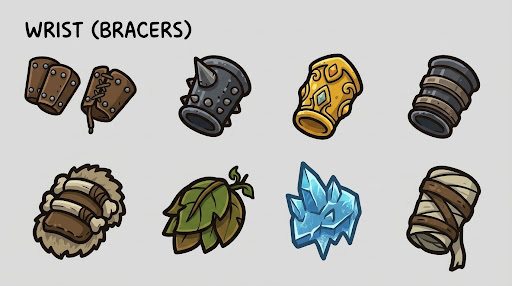
#> input picture tools/art/wrists.jpg, 512 x 286 px
$ python import_wrist_legs.py
#> lines starting #> are read from the running program, lines starting #| are printed output that depends on the picture; after the words box and inside, x2 and y2 are one past the last pixel; in counts of white or black regions, pixels touching at a corner belong together
### tools/import_new_gear.py
"""Makes the one-handed crossbows and the shoulder pieces from the concept sheets in tools/art/
(hand_crossbows.jpg, shoulders.jpg: each piece drawn on a light grey ground around a character):

  assets/gear/weapon/<id>/Sword.png    - a hand crossbow in the hand: on the rig sword's 400 x 128
                                         canvas, its grip at HAND_GRIP (the hand crossbow rig,
                                         tools/make_weapon_rigs.py, holds it there), bolt forward
  assets/gear/weapon/<id>/icon.png     - in the bag (2 x 2 cells)
  assets/gear/shoulders/<id>/Right Arm.png, Left Arm.png - worn: on each arm's 128 x 128 canvas, over
                                         the top of the arm (RigSprite draws it at the shoulder)
  assets/gear/shoulders/<id>/icon.png  - in the bag (2 x 2 cells)
  assets/gear/shoulders/catalog.json   - every piece, for the Wardrobe

Each piece is found as a patch of the sheet that isn't its grey ground (flooded in from the edges, so
it stops at the pieces' dark outlines; ground shut in by a piece, inside a crossbow's string, is
ground too), and its edge softened by how dark each edge pixel is against the ground, so no grey
halo is left. A piece is picked by its top-left corner on the sheet (PIECES).

Usage:  python tools/import_new_gear.py
"""
import json
import os
from collections import deque

import numpy as np
from PIL import Image

HERE = os.path.dirname(__file__)
GEAR = os.path.join(HERE, "..", "assets", "gear")
ART = os.path.join(HERE, "art")
CELL = 96  # icon pixels per bag cell (as tools/import_weapons.py)
GROUND = np.array([220.0, 220.0, 220.0])
GROUND_TOL = 30  # summed RGB distance from the ground that is still ground
ENCLOSED_MIN = 60  # px: a patch of ground colour shut in by a piece, at least this big, is ground

# The hand crossbow on the rig sword's canvas: this wide, its grip (the hand) here
WEAPON_CANVAS = (400, 128)
HAND_GRIP = (52.0, 92.0)
CROSSBOW_H = 118.0  # its height on that canvas
GRIP_AT = (0.17, 0.74)  # where the grip is on the cut-out picture (fractions of its box)
# A shoulder piece on an arm's canvas: centred on the shoulder, this wide, its top this far above it
SHOULDER = {"Right Arm": (57.5, 33.0), "Left Arm": (70.5, 37.0)}  # (RigSprite.SHOULDER_ART)
SHOULDER_W = 96.0
SHOULDER_UP = 24.0

# sheet: [(id, name, top-left of its patch on the sheet)]
PIECES = {
    "hand_crossbows.jpg": [
        ("hand_crossbow", "Hand Crossbow", (145, 54)),
        ("iron_hand_crossbow", "Iron Hand Crossbow", (147, 286)),
        ("bone_hand_crossbow", "Bone Hand Crossbow", (147, 514)),
        ("horn_hand_crossbow", "Horn Hand Crossbow", (1015, 53)),
        ("gilded_hand_crossbow", "Gilded Hand Crossbow", (1013, 284)),
        ("jade_hand_crossbow", "Jade Hand Crossbow", (1015, 515)),
    ],
    "shoulders.jpg": [
        ("iron_pauldrons", "Iron Pauldrons", (83, 72)),
        ("spiked_pauldrons", "Spiked Pauldrons", (88, 293)),
        ("strapped_pauldrons", "Strapped Pauldrons", (85, 519)),
        ("gilded_pauldrons", "Gilded Pauldrons", (308, 69)),
        ("warlord_pauldrons", "Warlord Pauldrons", (311, 299)),
        ("bonebound_mantle", "Bonebound Mantle", (304, 509)),
        ("hunters_mantle", "Hunter's Mantle", (862, 72)),
        ("leaf_mantle", "Leaf Mantle", (863, 288)),
        ("void_spaulders", "Void Spaulders", (874, 497)),
        ("skull_pauldron", "Skull Pauldron", (1109, 77)),
        ("horned_skull_pauldron", "Horned Skull Pauldron", (1107, 285)),
        ("frost_spaulders", "Frost Spaulders", (1116, 508)),
    ],
}


def cut_all(path):
    """Every piece on the sheet: {(left, top): RGBA image cropped to it}."""
#> called with path = 'tools/art/wrists.jpg'
    a = np.asarray(Image.open(path).convert("RGB")).astype(np.float32)
    h, w, _ = a.shape
#> h = 286; w = 512
    near = np.abs(a - GROUND).sum(2) < GROUND_TOL
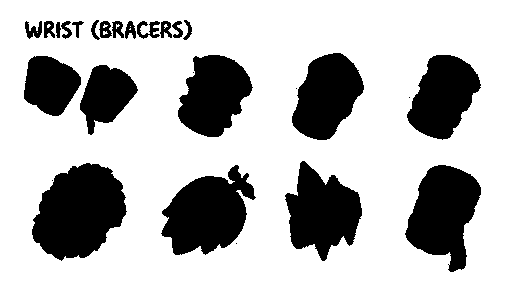
#> near: shape (286, 512) bool; 72.3% white; 27 black regions (5 under 20 px), largest, box (x1, y1, x2, y2) and area: (32, 163, 127, 261) 6494, (161, 165, 256, 255) 5336, (405, 165, 481, 272) 5106
    ground = np.zeros((h, w), bool)
    q = deque([(y, x) for x in range(w) for y in (0, h - 1)] + [(y, x) for y in range(h) for x in (0, w - 1)])
    while q:
        y, x = q.popleft()
        if ground[y, x] or not near[y, x]:
            continue
        ground[y, x] = True
        if y > 0: q.append((y - 1, x))
        if y < h - 1: q.append((y + 1, x))
        if x > 0: q.append((y, x - 1))
        if x < w - 1: q.append((y, x + 1))
    # Ground shut in by a piece (inside a crossbow's string): patches of ground colour big enough
    lab = np.zeros((h, w), np.int32)
    n = 0
    for y in range(h):
        for x in range(w):
            if near[y, x] and not ground[y, x] and not lab[y, x]:
                n += 1
                stack, pts = [(y, x)], []
                lab[y, x] = n
                while stack:
                    cy, cx = stack.pop()
                    pts.append((cy, cx))
                    for dy, dx in ((1, 0), (-1, 0), (0, 1), (0, -1)):
                        ny, nx = cy + dy, cx + dx
                        if 0 <= ny < h and 0 <= nx < w and near[ny, nx] and not ground[ny, nx] and not lab[ny, nx]:
                            lab[ny, nx] = n
                            stack.append((ny, nx))
                if len(pts) >= ENCLOSED_MIN:
                    for p in pts:
                        ground[p] = True
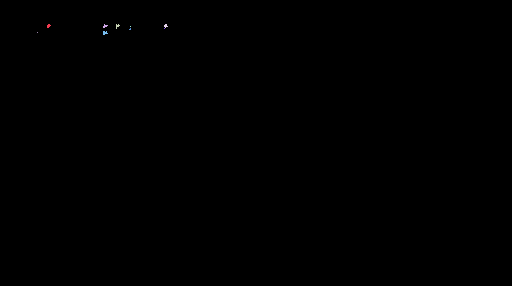
#> lab: shape (286, 512) int32; 10 distinct labels, from 0 to 9; one colour per label, 0 black
#> after the loop, n = 9
    fg = ~ground
    # Soft edge: a piece pixel next to the ground is as opaque as it is darker than the ground
    lum = a @ np.array([0.299, 0.587, 0.114])
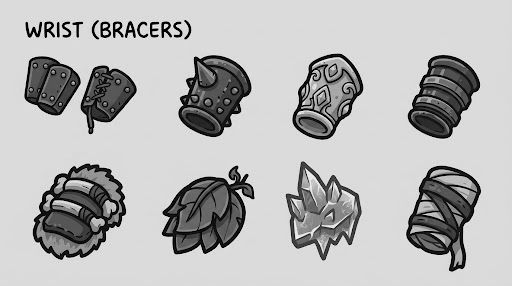
#> lum: shape (286, 512) float64; min 0, max 244.8, mean 181.1
    edge = fg & (np.roll(ground, 1, 0) | np.roll(ground, -1, 0) | np.roll(ground, 1, 1) | np.roll(ground, -1, 1))
#> edge: shape (286, 512) bool; 2% white in thin lines or dots, all inside (x1, y1, x2, y2) = (24, 20, 481, 272)
    alpha = fg.astype(np.float32)
    alpha[edge] = np.clip((220.0 - lum[edge]) / 120.0, 0.0, 1.0)
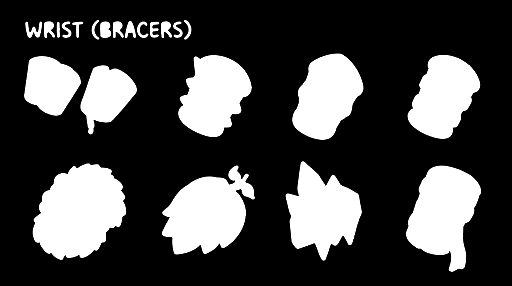
#> alpha: shape (286, 512) float32; min 0, max 1, mean 0.269
    out = {}
    seen = np.zeros((h, w), bool)
    for y in range(h):
        for x in range(w):
            if not fg[y, x] or seen[y, x]:
                continue
            stack, pts = [(y, x)], []
            seen[y, x] = True
            while stack:
                cy, cx = stack.pop()
                pts.append((cy, cx))
                for dy, dx in ((1, 0), (-1, 0), (0, 1), (0, -1)):
                    ny, nx = cy + dy, cx + dx
                    if 0 <= ny < h and 0 <= nx < w and fg[ny, nx] and not seen[ny, nx]:
                        seen[ny, nx] = True
                        stack.append((ny, nx))
            if len(pts) < 800:
                continue
            ys, xs = zip(*pts)
            y0, y1, x0, x1 = min(ys), max(ys) + 1, min(xs), max(xs) + 1
            mask = np.zeros((y1 - y0, x1 - x0), bool)
            mask[np.array(ys) - y0, np.array(xs) - x0] = True
            rgba = np.dstack([a[y0:y1, x0:x1], alpha[y0:y1, x0:x1] * 255.0 * mask])
            out[(x0, y0)] = Image.fromarray(rgba.clip(0, 255).astype(np.uint8), "RGBA")
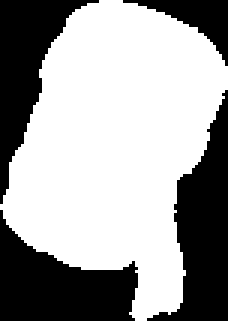
#> mask: shape (107, 76) bool (shown 3 times larger); 62.8% white; 4 black regions, box (x1, y1, x2, y2) and area: (49, 30, 76, 107) 985, (0, 70, 46, 107) 967, (0, 0, 33, 68) 811, (41, 0, 76, 22) 264
#> after the loop, out = 9 items
    return out


# [6 lines left out: function find, not called in this run]


def fit(im, w, h, margin=0.9):
    """`im` centred in a w x h canvas, as big as fits."""
    s = min(w * margin / im.width, h * margin / im.height)
    im = im.resize((max(1, round(im.width * s)), max(1, round(im.height * s))), Image.LANCZOS)
    out = Image.new("RGBA", (w, h))
    out.alpha_composite(im, ((w - im.width) // 2, (h - im.height) // 2))
    return out


# [43 lines left out: functions place, crossbow_in_hand, main, not called in this run]


# [2 lines that do not run on import are left out]

### tools/import_wrist_legs.py
"""Makes the bag icons of the wrist (bracers) and legs (shorts and guards) pieces from the concept
sheets in tools/art/ (wrists.jpg, legs.jpg: each piece drawn on a light grey ground):

  assets/gear/wrists/<id>/icon.png  - in the bag (2 x 2 cells)
  assets/gear/legs/<id>/icon.png

These slots are never drawn on the character, so an icon is all a piece needs. The cut-out is
tools/import_new_gear.py's (each piece is a patch of the sheet that isn't its grey ground). A piece
drawn as a pair (the leather bracers) is two patches: both are listed, and put together.
The ids and names are in LootGenerator (WRIST_BASES, LEG_BASES).

Usage:  python tools/import_wrist_legs.py
"""
import os

from PIL import Image

import import_new_gear as g

# sheet: slot, [(id, [top-left of each patch of the piece on the sheet])]
SHEETS = {
    "wrists.jpg": ("wrists", [
        ("laced_bracers", [(24, 56), (80, 65)]),
        ("spiked_bracers", [(178, 55)]),
        ("gilded_bracers", [(292, 53)]),
        ("banded_bracers", [(407, 55)]),
        ("furred_bracers", [(32, 163)]),
        ("leaf_bracers", [(161, 165)]),
        ("frost_bracers", [(285, 161)]),
        ("bandaged_wraps", [(405, 165)]),
    ]),
    "legs.jpg": ("legs", [
        ("ragged_shorts", [(31, 56)]),
        ("iron_guards", [(153, 54)]),
        ("gilded_trunks", [(278, 56)]),
        ("shadow_guards", [(392, 54)]),
        ("furred_kilt", [(31, 168)]),
        ("leaf_kilt", [(155, 164)]),
        ("frost_kilt", [(278, 168)]),
        ("bonebound_shorts", [(396, 170)]),
    ]),
}


def together(patches):
    """Several cut-out patches ([(corner, image)]) as one picture, each where it was on the sheet."""
    if len(patches) == 1:
        return patches[0][1]
    x0 = min(c[0] for c, _ in patches)
    y0 = min(c[1] for c, _ in patches)
    x1 = max(c[0] + im.width for c, im in patches)
    y1 = max(c[1] + im.height for c, im in patches)
    out = Image.new("RGBA", (x1 - x0, y1 - y0))
    for c, im in patches:
        out.alpha_composite(im, (c[0] - x0, c[1] - y0))
    return out


def main():
    n = 0
    for sheet, (slot, items) in SHEETS.items():
        pieces = g.cut_all(os.path.join(g.ART, sheet))
        for pid, corners in items:
            patches = []
            for corner in corners:
                key = min(pieces, key=lambda k: abs(k[0] - corner[0]) + abs(k[1] - corner[1]))
                if abs(key[0] - corner[0]) + abs(key[1] - corner[1]) > 12:
                    raise SystemExit("no piece at %s on %s" % (corner, sheet))
                patches.append((key, pieces[key]))
            d = os.path.join(g.GEAR, slot, pid)
            os.makedirs(d, exist_ok=True)
            g.fit(together(patches), 2 * g.CELL, 2 * g.CELL).save(os.path.join(d, "icon.png"))
            n += 1
#> this loop made 8 passes
#> pass 1, in fit, `im = im.resize((max(1, round(im.width * s)), max(1, round(im.height * ..`:
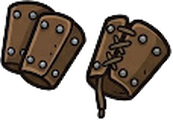
#> im: PIL image 173x120 RGBA; mean R, G, B, A 48.4, 39.1, 31.6, 133.6; transparent parts drawn white
#> pass 1, in main, `g.fit(together(patches), 2 * g.CELL, 2 * g.CELL).save(os.path.join(d, ..`:
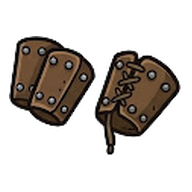
#> saved as icon.png: PIL image 192x192 RGBA; mean R, G, B, A 27.2, 22, 17.8, 75.2; transparent parts drawn white
#> after the loop, n = 8
#> pass 2 of the loop in main, `for sheet, (slot, items) in SHEETS.items():`:
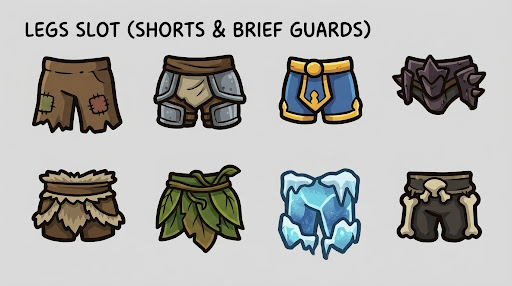
#> input picture tools/art/legs.jpg, 512 x 286 px
#> near: shape (286, 512) bool; 68.5% white; 57 black regions (24 under 20 px), largest, box (x1, y1, x2, y2) and area: (278, 168, 361, 260) 6068, (153, 54, 247, 131) 5949, (31, 56, 123, 134) 5722
#> after the loop in cut_all (call 2), `for y in range(h):`: n = 17
#> fg: shape (286, 512) bool; 31.7% white; 57 white regions (24 under 20 px), largest, box (x1, y1, x2, y2) and area: (278, 168, 361, 260) 6071, (153, 54, 247, 131) 5949, (31, 56, 123, 134) 5722
#> edge: shape (286, 512) bool; 2.6% white in thin lines or dots, all inside (x1, y1, x2, y2) = (25, 18, 487, 260)
#> after the loop in cut_all (call 2), `for y in range(h):`:
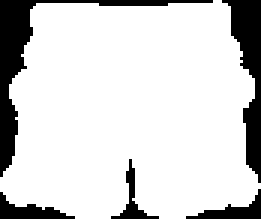
#> mask: shape (73, 87) bool (shown 3 times larger); 83.1% white; 5 black regions, box (x1, y1, x2, y2) and area: (0, 0, 71, 59) 463, (74, 0, 87, 61) 348, (0, 64, 25, 73) 100, (62, 63, 87, 73) 91, (37, 53, 53, 73) 70
#> after the loop in cut_all (call 2), `for y in range(h):`: out = 8 items
#> the loop in main, `for pid, corners in items:` made 8 passes
#> pass 2, in main, `g.fit(together(patches), 2 * g.CELL, 2 * g.CELL).save(os.path.join(d, ..`:
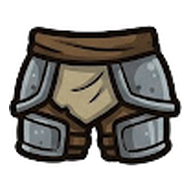
#> saved as icon.png: PIL image 192x192 RGBA; mean R, G, B, A 50.2, 47.5, 43.5, 137; transparent parts drawn white
#> after the loop in main, `for pid, corners in items:`: n = 16
    print("wrote %d icons" % n)
#| wrote 16 icons


if __name__ == "__main__":
    main()
